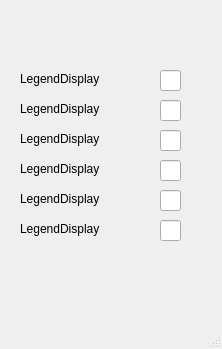
<?xml version="1.0" encoding="UTF-8"?>
<ui version="4.0">
 <class>DisplayWindow</class>
 <widget class="QMainWindow" name="DisplayWindow">
  <property name="geometry">
   <rect>
    <x>0</x>
    <y>0</y>
    <width>222</width>
    <height>349</height>
   </rect>
  </property>
  <property name="windowTitle">
   <string>MainWindow</string>
  </property>
  <widget class="QWidget" name="centralwidget">
   <widget class="QLabel" name="label">
    <property name="geometry">
     <rect>
      <x>20</x>
      <y>70</y>
      <width>131</width>
      <height>17</height>
     </rect>
    </property>
    <property name="text">
     <string>LegendDisplay</string>
    </property>
   </widget>
   <widget class="QLineEdit" name="lineEdit">
    <property name="geometry">
     <rect>
      <x>160</x>
      <y>70</y>
      <width>21</width>
      <height>21</height>
     </rect>
    </property>
   </widget>
   <widget class="QLineEdit" name="lineEdit_2">
    <property name="geometry">
     <rect>
      <x>160</x>
      <y>100</y>
      <width>21</width>
      <height>21</height>
     </rect>
    </property>
   </widget>
   <widget class="QLabel" name="label_2">
    <property name="geometry">
     <rect>
      <x>20</x>
      <y>100</y>
      <width>131</width>
      <height>17</height>
     </rect>
    </property>
    <property name="text">
     <string>LegendDisplay</string>
    </property>
   </widget>
   <widget class="QLineEdit" name="lineEdit_3">
    <property name="geometry">
     <rect>
      <x>160</x>
      <y>130</y>
      <width>21</width>
      <height>21</height>
     </rect>
    </property>
   </widget>
   <widget class="QLabel" name="label_3">
    <property name="geometry">
     <rect>
      <x>20</x>
      <y>130</y>
      <width>131</width>
      <height>17</height>
     </rect>
    </property>
    <property name="text">
     <string>LegendDisplay</string>
    </property>
   </widget>
   <widget class="QLineEdit" name="lineEdit_4">
    <property name="geometry">
     <rect>
      <x>160</x>
      <y>160</y>
      <width>21</width>
      <height>21</height>
     </rect>
    </property>
   </widget>
   <widget class="QLabel" name="label_4">
    <property name="geometry">
     <rect>
      <x>20</x>
      <y>160</y>
      <width>131</width>
      <height>17</height>
     </rect>
    </property>
    <property name="text">
     <string>LegendDisplay</string>
    </property>
   </widget>
   <widget class="QLabel" name="label_5">
    <property name="geometry">
     <rect>
      <x>20</x>
      <y>220</y>
      <width>131</width>
      <height>17</height>
     </rect>
    </property>
    <property name="text">
     <string>LegendDisplay</string>
    </property>
   </widget>
   <widget class="QLineEdit" name="lineEdit_5">
    <property name="geometry">
     <rect>
      <x>160</x>
      <y>190</y>
      <width>21</width>
      <height>21</height>
     </rect>
    </property>
   </widget>
   <widget class="QLabel" name="label_6">
    <property name="geometry">
     <rect>
      <x>20</x>
      <y>190</y>
      <width>131</width>
      <height>17</height>
     </rect>
    </property>
    <property name="text">
     <string>LegendDisplay</string>
    </property>
   </widget>
   <widget class="QLineEdit" name="lineEdit_6">
    <property name="geometry">
     <rect>
      <x>160</x>
      <y>220</y>
      <width>21</width>
      <height>21</height>
     </rect>
    </property>
   </widget>
  </widget>
  <widget class="QMenuBar" name="menubar">
   <property name="geometry">
    <rect>
     <x>0</x>
     <y>0</y>
     <width>222</width>
     <height>22</height>
    </rect>
   </property>
  </widget>
  <widget class="QStatusBar" name="statusbar"/>
 </widget>
 <resources/>
 <connections/>
</ui>
